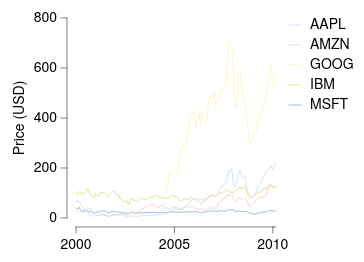

Write a Vega-Lite specification for this figure.
### Vega-Lite specification from a JSON file in a GitHub repository (floating-point values rounded to 4 significant figures; data arrays with more than 128 entries replaced by an {"elided": "..."} marker saying what was removed)
{"background": null, "config": {"arc": {"fill": "#DBDBDB", "fillOpacity": 1.0, "innerRadius": 25.0, "padAngle": 0.03, "stroke": "black", "strokeOpacity": 1, "strokeWidth": 0.25}, "area": {"fill": "#DBDBDB", "fillOpacity": 1.0, "stroke": "black", "strokeOpacity": 1, "strokeWidth": 0.25}, "axis": {"domain": true, "domainCap": "round", "domainColor": "black", "domainWidth": 0.25, "grid": false, "gridCap": "round", "gridColor": "#F1F1F1", "gridDash": [0, 0], "gridOpacity": 1.0, "gridWidth": 0.25, "labelColor": "black", "labelFont": "Helvetica Neue", "labelFontSize": 7, "labelFontStyle": "normal", "labelFontWeight": 400, "offset": 4.5, "ticks": true, "tickCap": "round", "tickColor": "black", "tickRound": false, "tickSize": 3, "tickWidth": 0.25, "titleColor": "black", "titleFont": "Helvetica Neue", "titleFontSize": 7, "titleFontStyle": "normal", "titleFontWeight": 400}, "axisX": {"domain": true, "labelAlign": "center", "labelAngle": 0, "labels": true, "ticks": true, "translate": 0}, "axisY": {"domain": true, "labelAlign": "right", "labelAngle": 0, "labels": true, "ticks": true, "translate": 0}, "axisRight": {"domain": true, "labelAlign": "left", "labelAngle": 0, "labels": true, "ticks": true, "translate": 0}, "axisTop": {"domain": true, "labelAlign": "center", "labelAngle": 0, "labels": true, "ticks": true, "translate": 0}, "axisBand": {"tickOffset": 0}, "bar": {"fill": "#DBDBDB", "fillOpacity": 1.0, "stroke": "black", "strokeOpacity": 1, "strokeWidth": 0.25}, "boxplot": {"size": 9.0, "ticks": {"cornerRadius": 0.25, "fill": "black", "size": 4.5, "thickness": 0.25}, "box": {"fillOpacity": 1.0, "stroke": "black", "strokeOpacity": 1, "strokeWidth": 0.25}, "median": {"fill": "black", "fillOpacity": 1.0, "size": 9.0, "thickness": 0.25}, "rule": {"fill": "black", "fillOpacity": 1.0, "size": 10.0, "stroke": "black", "strokeDash": [0, 0], "strokeOpacity": 1, "strokeWidth": 0.25}, "outliers": {"color": "black", "fill": "black", "fillOpacity": 1.0, "size": 0, "stroke": "black", "strokeOpacity": 1, "strokeWidth": 0.25}}, "circle": {"fill": "black", "fillOpacity": 1.0, "size": 0.5, "stroke": null, "strokeOpacity": 1, "strokeWidth": 0.25}, "errorband": {"band": {"fillOpacity": 0.6, "stroke": null, "strokeWidth": 0.25, "strokeOpacity": 1}, "borders": {"opacity": 0, "strokeOpacity": 0.25, "strokeWidth": 1}}, "errorbar": {"opacity": 1, "rule": {"strokeDash": [0, 0], "strokeWidth": 0.25}, "ticks": {"color": "black", "cornerRadius": 0.125, "opacity": 1, "size": 6.0, "thickness": 0.25}, "thickness": 0.25}, "font": "Helvetica Neue", "geoshape": {"fill": "#DBDBDB", "fillOpacity": 1.0, "stroke": "black", "strokeOpacity": 1, "strokeWidth": 0.25}, "header": {"labelColor": "black", "labelFont": "Helvetica Neue", "labelFontSize": 7, "labelFontStyle": "normal", "labelFontWeight": 400, "titleColor": "black", "titleFont": "Helvetica Neue", "titleFontSize": 7, "titleFontStyle": "normal", "titleFontWeight": 400, "titlePadding": 0}, "legend": {"disable": false, "offset": 4.5, "gradientLength": 50.0, "gradientThickness": 5.0, "gradientOpacity": 1.0, "gradientStrokeColor": "black", "gradientStrokeWidth": 0.25, "labelColor": "black", "labelFont": "Helvetica Neue", "labelFontSize": 7, "labelFontStyle": "normal", "labelFontWeight": 400, "strokeColor": "black", "strokeWidth": 0, "symbolSize": 42, "symbolStrokeColor": "black", "symbolStrokeWidth": 0.25, "titleColor": "black", "titleFont": "Helvetica Neue", "titleFontSize": 7, "titleFontStyle": "normal", "titleFontWeight": 400}, "line": {"color": "black", "stroke": "black", "strokeCap": "round", "strokeDash": [0, 0], "strokeOpacity": 1, "strokeWidth": 0.375}, "point": {"filled": true, "fill": "#DBDBDB", "fillOpacity": 1.0, "size": 5.0, "stroke": "black", "strokeOpacity": 1, "strokeWidth": 0.25}, "range": {"category": ["#C6D9F1", "#F1C9CB", "#FEF0B9", "#CEE37A", "#7AA8E0", "#E589A3", "#FDDD5D", "#68B961", "#4177B1", "#C35082", "#E5C227", "#438156"], "diverging": {"scheme": ["#C35082", "#CE6D94", "#D989A7", "#E2A4BA", "#EABFCE", "#F1DBE2", "#F6F6F6", "#D7E0EB", "#B9CBE0", "#9BB6D5", "#7DA1C9", "#5F8CBD", "#4177B1"]}, "heatmap": {"scheme": ["#DFE9F7", "#C6D9F1", "#ADC8EC", "#94B8E6", "#7AA8E0", "#6097DA", "#4D87CA", "#4177B1", "#386898", "#2F597F", "#264A69", "#1D3A58"]}, "ordinal": {"scheme": ["#F1F1F1", "#DBDBDB", "#C6C6C6", "#B2B2B2", "#9D9D9D", "#898989", "#767676", "#636363", "#515151", "#404040", "#2F2F2F", "#1F1F1F"]}, "ramp": {"scheme": ["#DFE9F7", "#C6D9F1", "#ADC8EC", "#94B8E6", "#7AA8E0", "#6097DA", "#4D87CA", "#4177B1", "#386898", "#2F597F", "#264A69", "#1D3A58"]}}, "rule": {"color": "black", "stroke": "black", "strokeCap": "round", "strokeDash": [2, 2], "strokeOpacity": 1, "strokeWidth": 0.25}, "scale": {"bandPaddingInner": 0.1, "bandPaddingOuter": 0.1, "round": false}, "rect": {"fill": "#DBDBDB", "fillOpacity": 1.0, "stroke": "black", "strokeOpacity": 1, "strokeWidth": 0.25}, "square": {"fill": "#DBDBDB", "fillOpacity": 1.0, "size": 10.0, "stroke": "black", "strokeOpacity": 1, "strokeWidth": 0.25}, "text": {"color": "black", "font": "Helvetica Neue", "fontSize": 7, "fontStyle": "normal", "fontWeight": 400}, "title": {"anchor": "middle", "frame": "group", "color": "black", "font": "Helvetica Neue", "fontSize": 7, "fontStyle": "normal", "fontWeight": 400, "subtitleColor": "black", "subtitleFont": "Helvetica Neue", "subtitleFontSize": "Helvetica Neue", "subtitleFontStyle": "normal", "subtitleFontWeight": 400}, "view": {"continuousWidth": 100, "continuousHeight": 100, "discreteWidth": 100, "discreteHeight": 100, "fill": null, "stroke": null, "strokeWidth": 0.25}}, "data": {"name": "data-b0fe595546d47c5085f225c35730172c"}, "mark": {"type": "line"}, "encoding": {"color": {"field": "symbol", "title": null, "type": "nominal"}, "x": {"field": "date", "title": null, "type": "temporal"}, "y": {"field": "price", "title": "Price (USD)", "type": "quantitative"}}, "$schema": "https://vega.github.io/schema/vega-lite/v6.4.1.json", "datasets": {"data-b0fe595546d47c5085f225c35730172c": {"elided": "560 records"}}}
